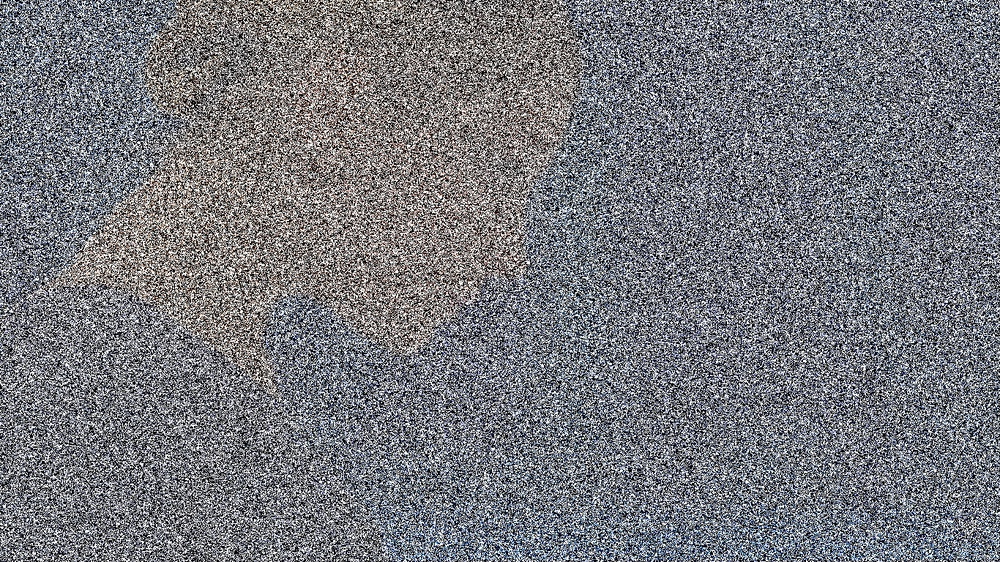
#> input picture lab3/3-3.jpg, 1000 x 562 px, shrunk from 1366 x 768 before the run, found by its file name
$ python kod2.py
#> lines starting #> are read from the running program, lines starting #| are printed output that depends on the picture
import cv2
import numpy


def nothing(x):
    pass


pathImg1 = "./lab3/3-3.jpg"
# pathImg2 = "./lab3/3-2.PNG"
winName = "Border"

cv2.namedWindow(winName, cv2.WINDOW_GUI_NORMAL)
img1 = cv2.imread(
    pathImg1, flags=cv2.IMREAD_COLOR)
#> img1 is the input picture: shape (562, 1000, 3); mean B, G, R 124.7, 119.3, 118.2

height, weight = img1.shape[0:2]
#> height = 562; weight = 1000

All_border = [cv2.BORDER_CONSTANT, cv2.BORDER_DEFAULT, cv2.BORDER_ISOLATED, cv2.BORDER_REFLECT,
              cv2.BORDER_REFLECT101, cv2.BORDER_REFLECT_101, cv2.BORDER_REPLICATE,  cv2.BORDER_WRAP]
All_border_name = ["cv2.BORDER_CONSTANT", "cv2.BORDER_DEFAULT", "cv2.BORDER_ISOLATED", "cv2.BORDER_REFLECT",
              "cv2.BORDER_REFLECT101", "cv2.BORDER_REFLECT_101", "cv2.BORDER_REPLICATE",  "cv2.BORDER_WRAP"]

winName = "Blur"

cv2.namedWindow(winName, cv2.WINDOW_GUI_NORMAL)

cv2.createTrackbar("size_H", winName, 0, 200, nothing)
#> slider 'size_H' is set to 66
cv2.createTrackbar("size_W", winName, 0, 200, nothing)
#> slider 'size_W' is set to 66
cv2.createTrackbar("anchor_H", winName, 0, 200, nothing)
#> slider 'anchor_H' is set to 66
cv2.createTrackbar("anchor_W", winName, 0, 200, nothing)
#> slider 'anchor_W' is set to 66
cv2.createTrackbar("border", winName, 0, len(All_border)-2, nothing)
#> slider 'border' is set to 2


while (1):
    sizeH = cv2.getTrackbarPos("size_H", winName)
    sizeW = cv2.getTrackbarPos("size_W", winName)
    anchorH = cv2.getTrackbarPos("anchor_H", winName)
    anchorW = cv2.getTrackbarPos("anchor_W", winName)
    border = cv2.getTrackbarPos("border", winName)
    if anchorH > sizeH-1:
        anchorH = sizeH
    if anchorW > sizeW-1:
        anchorW = sizeW
    img_new = cv2.blur(
        img1,
        (sizeW+1, sizeH+1),  # размер ядра
        anchor=(anchorW-1, anchorH-1),  # положение якорной точки
        borderType=All_border[border],  # тип рамки
    )
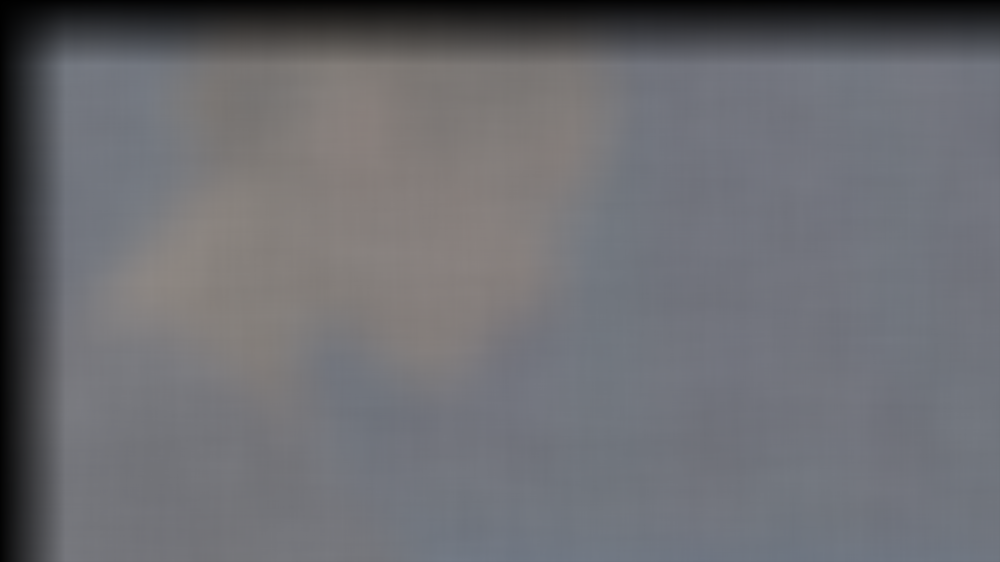
#> img_new: shape (562, 1000, 3); mean B, G, R 113.7, 109, 108.3
    cv2.imshow(winName, img_new)
    key = cv2.waitKey(1)
#> (key Esc is pressed here)
    if key == 27:
        break

cv2.destroyWindow(winName)
winName = "BoxFilter"

cv2.namedWindow(winName, cv2.WINDOW_GUI_NORMAL)

cv2.createTrackbar("ddepth", winName, 0, 200, nothing)
#> slider 'ddepth' is set to 66
cv2.createTrackbar("size", winName, 0, 200, nothing)
#> slider 'size' is set to 66
cv2.createTrackbar("normalize", winName, 0, 1, nothing)
#> slider 'normalize' is set to 1
cv2.createTrackbar("border", winName, 0, len(All_border)-2, nothing)
#> slider 'border' is set to 2


while (1):
    ddepth = cv2.getTrackbarPos("ddepth", winName)
    size = cv2.getTrackbarPos("size", winName)+2
    f = cv2.getTrackbarPos("normalize", winName)
    border = cv2.getTrackbarPos("border", winName)


    img_new = cv2.boxFilter(
    img1,  # входное изображение
    -1,  # глубина изображения-результата
    (size,size),  # размер ядра
    (size//2,size//2),  # положение якорной точки
    normalize=f,  # нормирование (если True)
    borderType=All_border[border],   # тип рамки
)
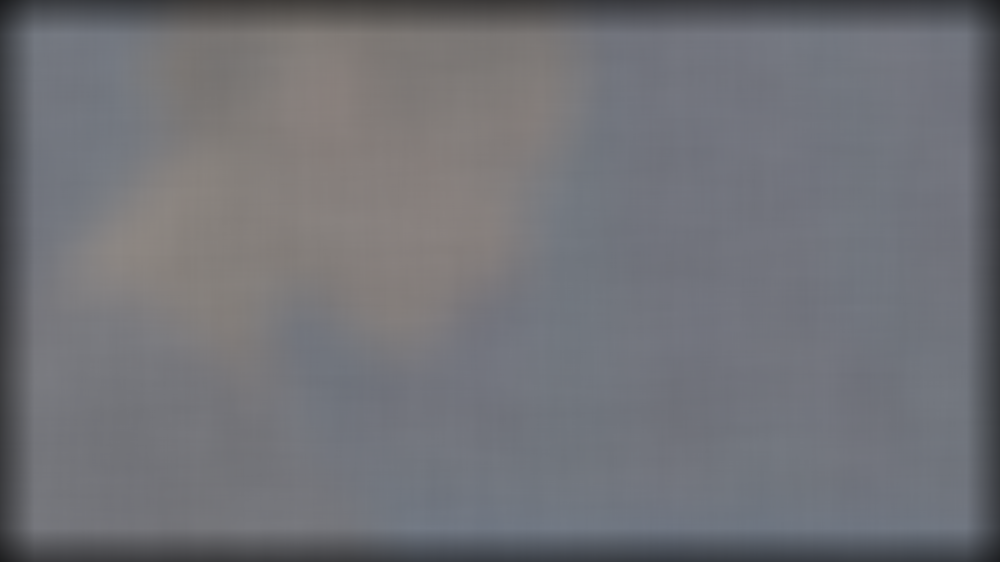
#> img_new: shape (562, 1000, 3); mean B, G, R 118.9, 113.8, 112.8
    cv2.imshow(winName, img_new)
    key = cv2.waitKey(1)
#> (key Esc is pressed here)
    if key == 27:
        break

cv2.destroyWindow(winName)
winName = "medianBlur"
cv2.namedWindow(winName, cv2.WINDOW_GUI_NORMAL)


cv2.createTrackbar("size", winName, 0, 100, nothing)
#> slider 'size' is set to 33

while (1):
    size = cv2.getTrackbarPos("size", winName)


    img_new = cv2.medianBlur(
    img1,  # входное изображение
    size*2+1  # размер ядра
)
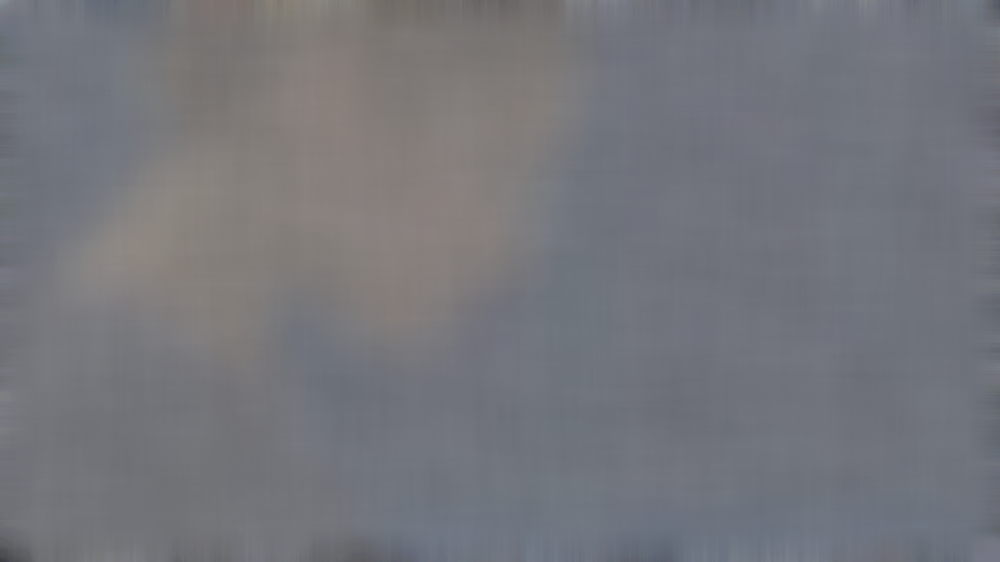
#> img_new: shape (562, 1000, 3); mean B, G, R 123.5, 117.9, 116.8

    cv2.imshow(winName, img_new)
    key = cv2.waitKey(1)
#> (key Esc is pressed here)
    if key == 27:
        break

cv2.destroyWindow(winName)
winName = "GaussianBlur"
cv2.namedWindow(winName, cv2.WINDOW_GUI_NORMAL)


cv2.createTrackbar("size", winName, 0, 100, nothing)
#> slider 'size' is set to 33
cv2.createTrackbar("sigmaX", winName, 0, 200, nothing)
#> slider 'sigmaX' is set to 200
cv2.createTrackbar("sigmaY", winName, 0, 200, nothing)
#> slider 'sigmaY' is set to 66
cv2.createTrackbar("border", winName, 0, len(All_border)-1, nothing)
#> slider 'border' is set to 2

while (1):
    size = cv2.getTrackbarPos("size", winName)
    sigmaX = cv2.getTrackbarPos("sigmaX", winName)
    sigmaY = cv2.getTrackbarPos("sigmaY", winName)
    border = cv2.getTrackbarPos("border", winName)

    img_new = cv2.GaussianBlur(
    img1,  # входное изображение
    (size*2+1,size*2+1),  # размер ядра
    sigmaX,  # сигма по оси X
    sigmaY,  # сигма по оси Y
    borderType=All_border[border]  # тип рамки
)

    cv2.imshow(winName, img_new)
    key = cv2.waitKey(1)
#> (key Esc is pressed here)
    if key == 27:
        break

cv2.destroyWindow(winName)
winName = "bilateralFilter"
cv2.namedWindow(winName, cv2.WINDOW_GUI_NORMAL)


cv2.createTrackbar("size", winName, 0, 100, nothing)
#> slider 'size' is set to 33
cv2.createTrackbar("sigmaColor", winName, 0, 200, nothing)
#> slider 'sigmaColor' is set to 66
cv2.createTrackbar("sigmaSpace", winName, 0, 200, nothing)
#> slider 'sigmaSpace' is set to 66
cv2.createTrackbar("border", winName, 0, len(All_border)-1, nothing)
#> slider 'border' is set to 2

while (1):
    size = cv2.getTrackbarPos("size", winName)
    sigmaColor = cv2.getTrackbarPos("sigmaColor", winName)
    sigmaSpace = cv2.getTrackbarPos("sigmaSpace", winName)
    border = cv2.getTrackbarPos("border", winName)

    img_new = cv2. bilateralFilter(
    img1,  # входное изображение
    size,  # размер окрестности пикселя
    sigmaColor,  # ширина второго компонента весовой функции
    sigmaSpace,  # ширина первого компонента весовой функции
    borderType=All_border[border]  # тип рамки
)


    cv2.imshow(winName, img_new)
    key = cv2.waitKey(10)
#> (key Esc is pressed here)
    if key == 27:
        break

$ run again, with lab3/3-2.PNG saved as lab3/3-3.jpg
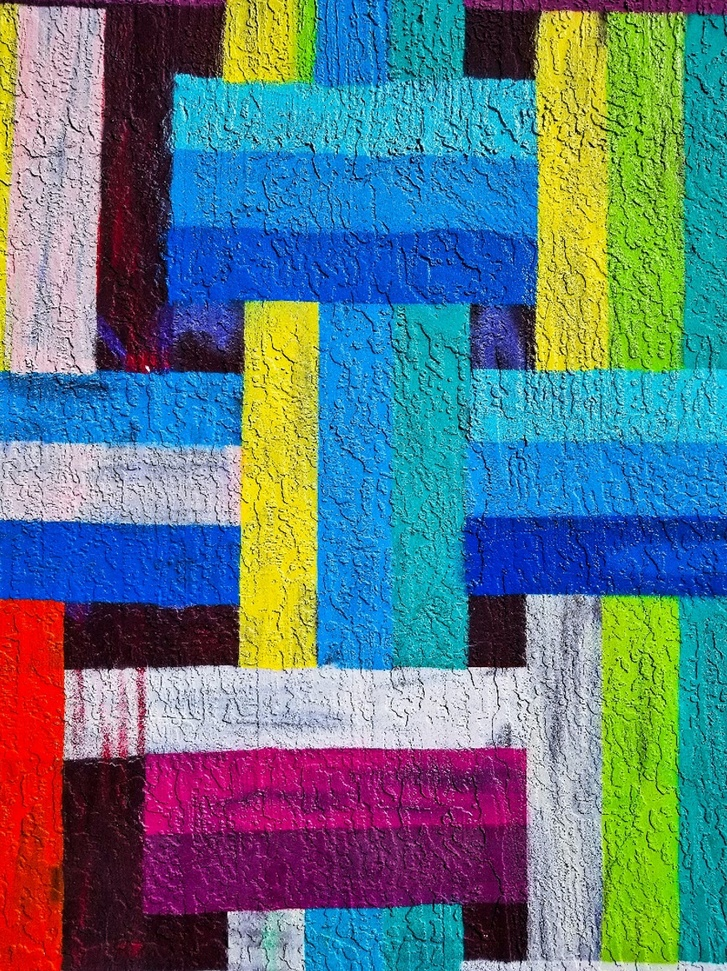
#> input picture lab3/3-2.PNG, 727 x 971 px, shrunk from 906 x 1211 before the run, found by its file name
#> img1 is the input picture: shape (971, 727, 3); mean B, G, R 131.1, 120.9, 95.3
#> `img_new = cv2.boxFilter( img1,`:
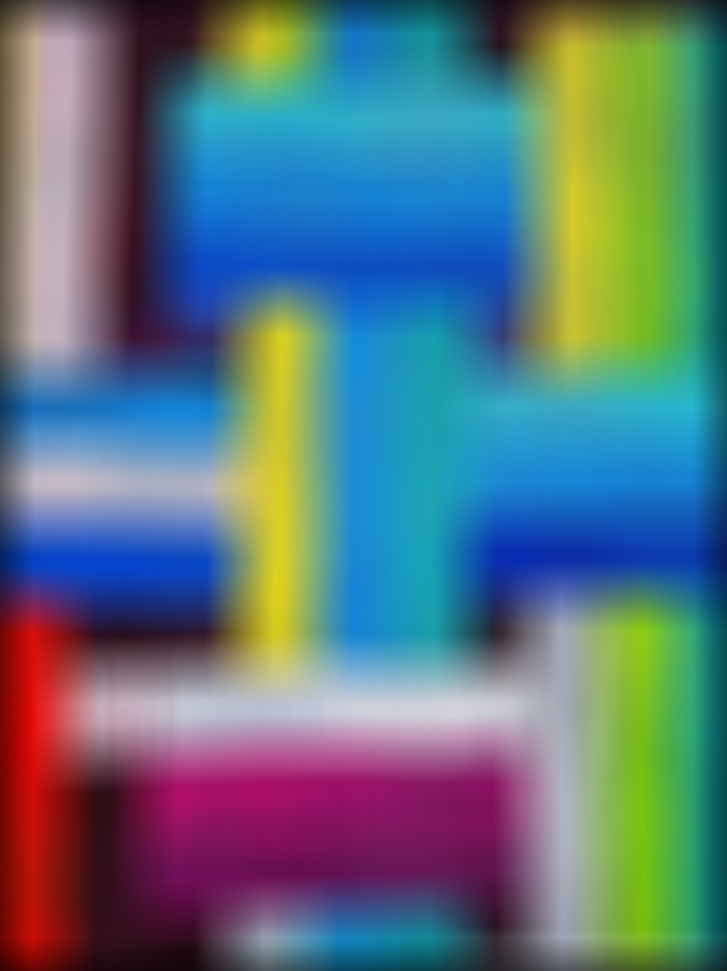
#> img_new: shape (971, 727, 3); mean B, G, R 126.4, 116.4, 91.4
#> `img_new = cv2. bilateralFilter( img1,`:
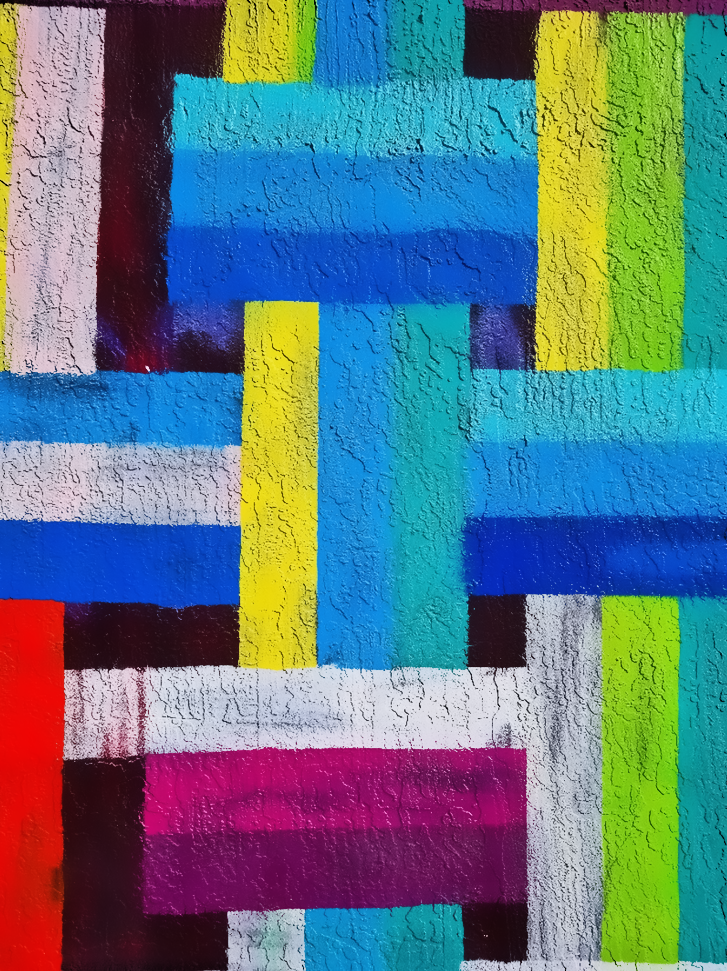
#> img_new: shape (971, 727, 3); mean B, G, R 131.3, 121.1, 94.9

$ run again, with lab3/3-4.jpg copied over lab3/3-3.jpg
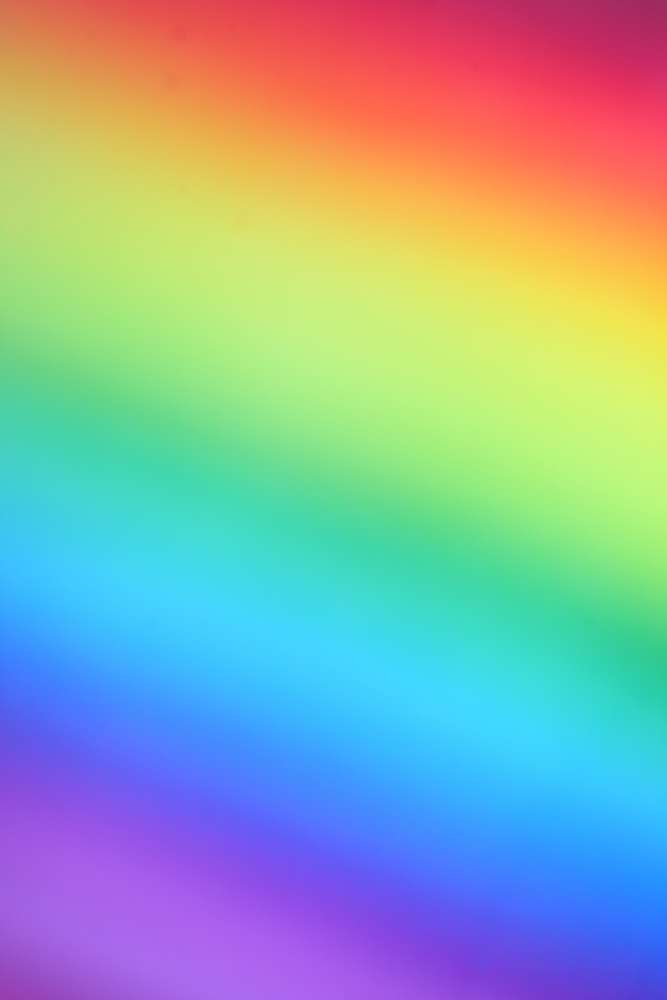
#> input picture lab3/3-4.jpg, 667 x 1000 px, shrunk from 3744 x 5616 before the run, found by its file name
#> img1 is the input picture: shape (1000, 667, 3); mean B, G, R 167, 169.7, 145.2
#> `img_new = cv2.blur( img1, (sizeW+1, sizeH+1),`:
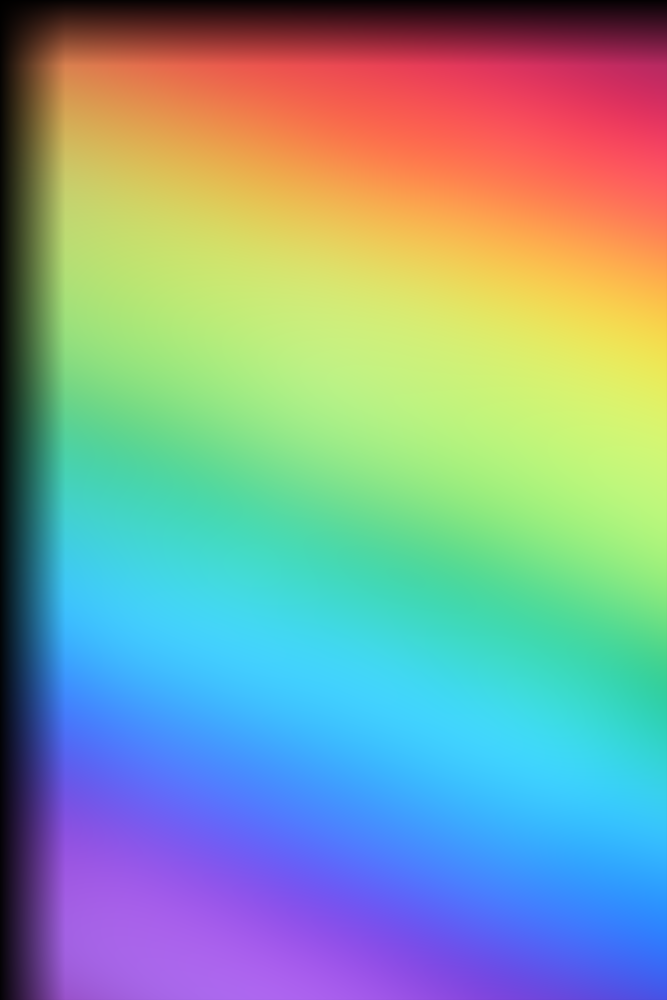
#> img_new: shape (1000, 667, 3); mean B, G, R 153.2, 158.9, 133.5
#> `img_new = cv2.boxFilter( img1,`:
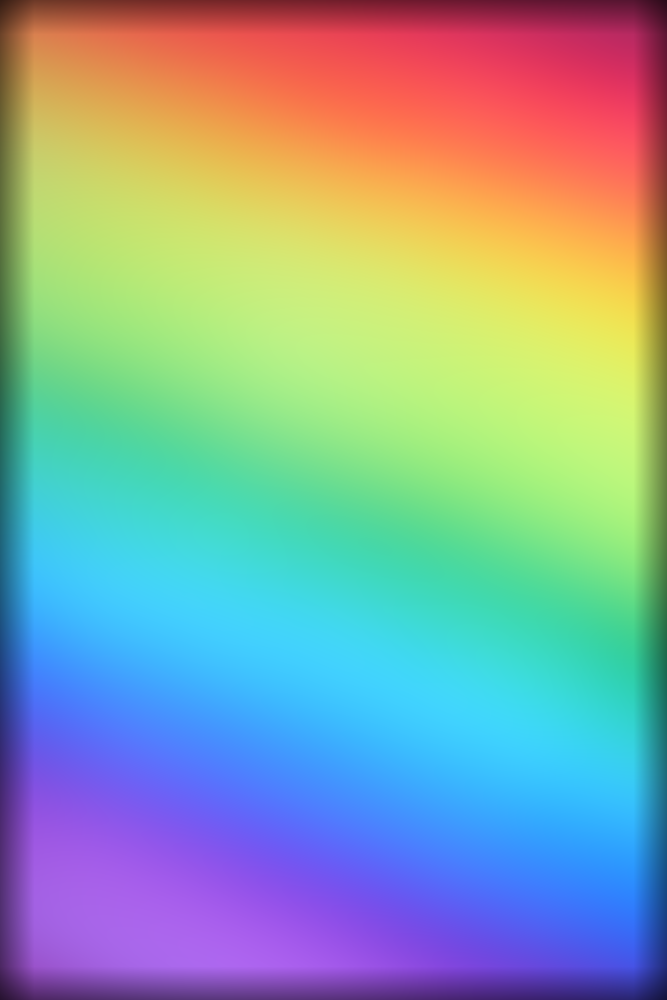
#> img_new: shape (1000, 667, 3); mean B, G, R 160.3, 164.3, 138.7

$ run again, with lab3/3-1.PNG saved as lab3/3-3.jpg
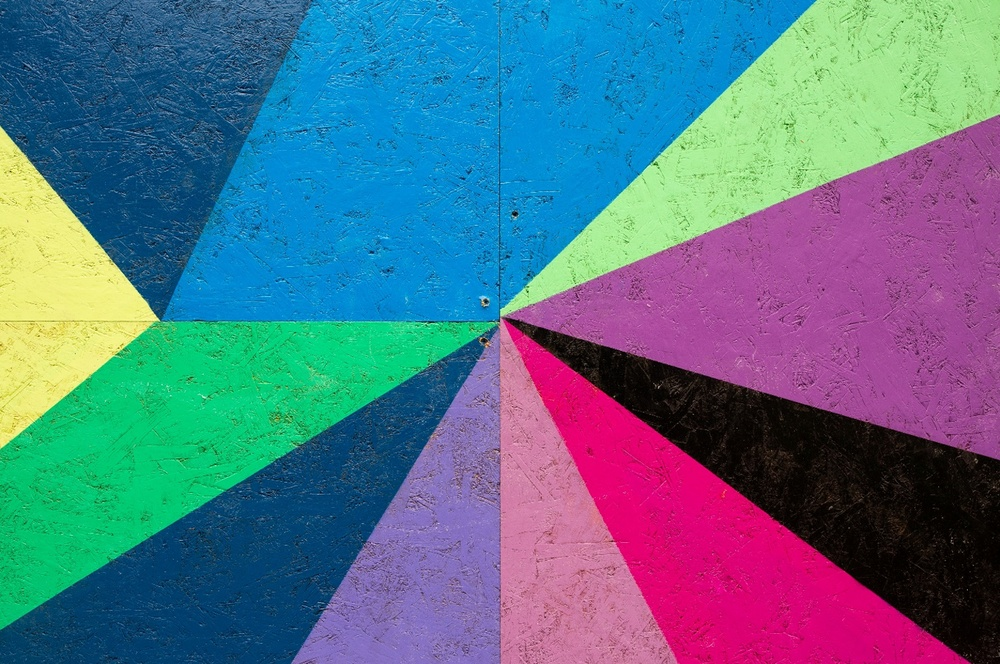
#> input picture lab3/3-1.PNG, 1000 x 664 px, shrunk from 1493 x 991 before the run, found by its file name
#> img1 is the input picture: shape (664, 1000, 3); mean B, G, R 136.8, 113.6, 85.3
#> `img_new = cv2.boxFilter( img1,`:
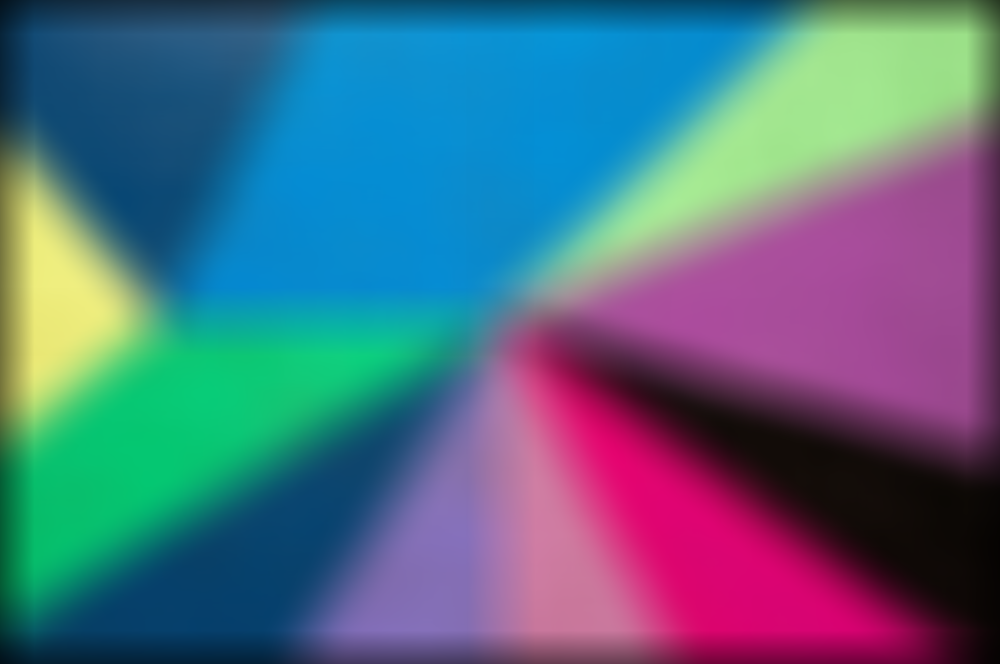
#> img_new: shape (664, 1000, 3); mean B, G, R 131.3, 108.9, 81.2
#> `img_new = cv2.medianBlur( img1,`:
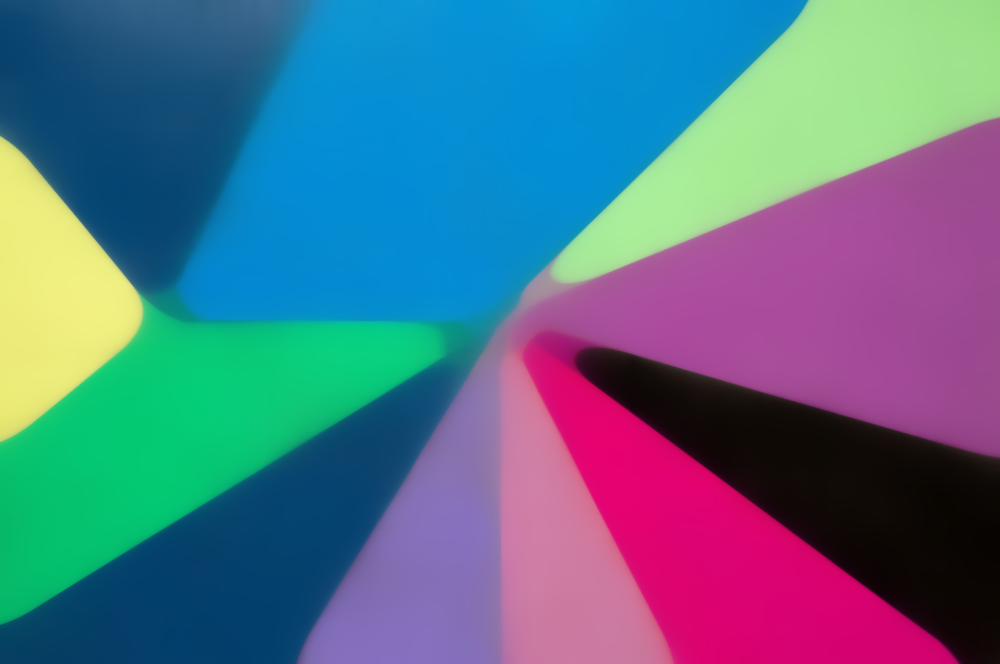
#> img_new: shape (664, 1000, 3); mean B, G, R 138.1, 113.6, 84.3
